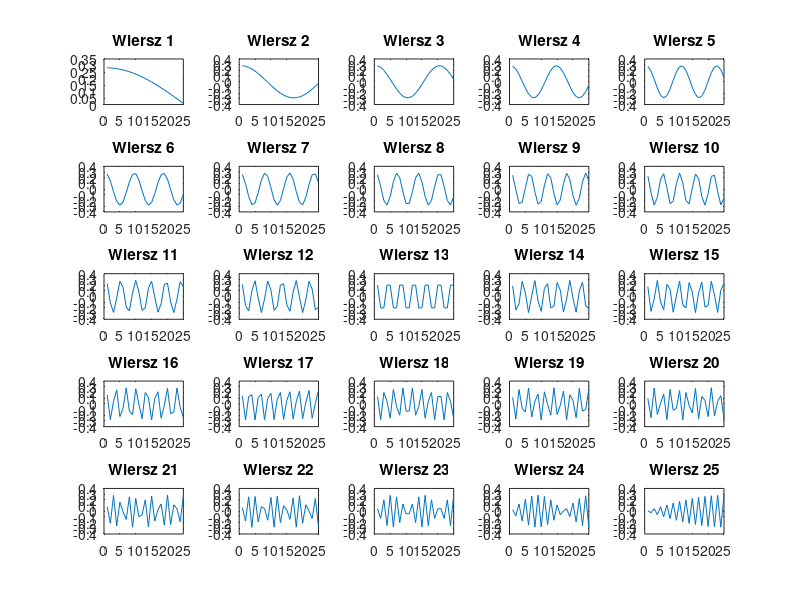

Write MATLAB code to recreate this figure.
clear all;
close all;

N = 25;
A = zeros(N, N);

for k = 0:N-1
    A(k+1, 1:N) = sqrt(2/N) * cos(pi/N * (k+1/2) * ((0:N-1) + 1/2));
end

% Wykresy kolejnych wierszy macierzy A
figure;
for k = 1:N
    subplot(5, 5, k);
    plot(A(k, :));
    title(['Wiersz ' num2str(k)]);
end

% Sprawdzenie ortogonalności
rows = [1 20 2 19 3 15 4 8 5 16];
for i = 1:5
    row1 = A(rows(2*i - 1), :);
    row2 = A(rows(2*i), :);
    iloczyn = sum(row1 .* row2); % Iloczyn skalarny
    disp(['Iloczyn skalarny między wierszem ' num2str(rows(2*i - 1)) ' i ' num2str(rows(2*i)) ' wynosi: ' num2str(round(iloczyn*10^10)/10^10)]);
end

% Odwrotność macierzy
inv_A = inv(A);

% Moze to wynikać z z ograniczeń liczb zmienoprzecinkowych na komputerze,
% Porównanie macierzy odwrotnej z macierzą sprzężoną transponowaną
if isequal(inv_A, A')
    disp('inv(A) = A''. Macierz A jest ortogonalna.');
else
    disp('inv(A) =/= A''. Macierz A nie jest ortogonalna.');
end

% Porównaj wyniki operacji inv(A)*A i A'*A
result1 = inv_A * A;
result1 = round(result1 *10^10)/10^10;
result2 = A' * A;
result2 = round(result2 *10^10)/10^10;

%czyli mają na przekątnej same 1
if isequal(result1, eye(N)) && isequal(result2, eye(N))
    disp('Macierze wynikowe inv(A)*A i A''*A są macierzami jednostkowymi.');
else
    disp('Macierze wynikowe inv(A)*A i A''*A nie są macierzami jednostkowymi.');
end
